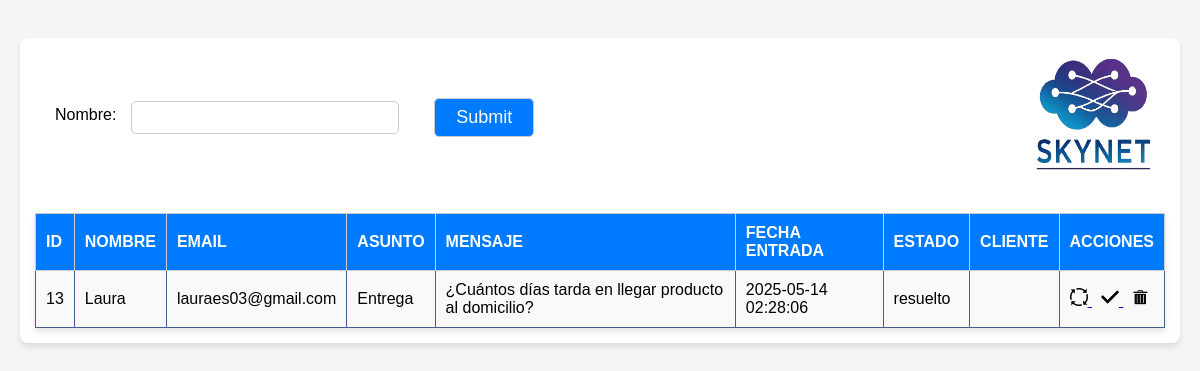
Page /Backend/soporte/list_soporte.php (signed in) on the committed database.
### tables this page shows
CREATE TABLE soporte (
    id INT PRIMARY KEY AUTO_INCREMENT, 
    nombre VARCHAR(50) NOT NULL,
    email VARCHAR(50) NOT NULL,
    asunto VARCHAR(100) NOT NULL,
    mensaje TEXT NOT NULL,
    fecha_entrada DATETIME DEFAULT CURRENT_TIMESTAMP,
    estado ENUM('pendiente', 'en proceso', 'resuelto') DEFAULT 'pendiente',
    cliente_id INT,
    created_at DATETIME DEFAULT CURRENT_TIMESTAMP,
    FOREIGN KEY (cliente_id) REFERENCES clientes(id)
);

### Backend/soporte/list_soporte.php (the view, shortened to what this page needs)
<?php
    require_once(__DIR__ . '/../../conectordb/conectordb.php');
$consulta_soporte = "SELECT s.id as id, s.nombre as nombre, s.email as email, s.asunto as asunto, s.mensaje as mensaje,
                    s.fecha_entrada as fecha_entrada, s.estado as estado, s.cliente_id as cliente, s.created_at
                    FROM soporte s
                    LEFT JOIN clientes c ON s.cliente_id = c.id";
$consulta_soporte .= " ORDER BY s.nombre ASC";
$listado_soporte = mysqli_query( $conexion, $consulta_soporte);
?>
<!DOCTYPE html>
<html lang="es">
<head>
    <link rel="stylesheet" href="../Estilos/list_soporte.css">
</head>
<body>
    <br>
    <form id="formularioproductos" method="post" action="list_soporte.php">
    <div class="filtros" style="display: flex; gap: 5px;">
    <label for="nombre" style="margin-left: 20px;">Nombre:</label>
    <input type="text" name="nombre" id='nombre' style="width: 250px; height: 15px; margin-right: 30px; margin-left: 10px;">
    <input type="submit" style="width: 100px; font-size: 18px; background-color: #007bff; color: rgb(255, 255, 255)"></input>
    <div class="logo">
        <a href="/Backend">
        <img src="../logo.png" style="height: 120px; width: 120px;">
        </a>
    </div>
    </div>
    <br>
    <br>
    <?php
                echo "<table class=tabla> <tr> <th> id </th> <th> Nombre </th> <th> Email </th> <th> Asunto </th> <th> Mensaje </th><th> Fecha Entrada </th> <th> Estado </th> <th> Cliente</th><th> Acciones</th></tr>";
                while ($fila = mysqli_fetch_array($listado_soporte)) {
                    echo "<tr><td>".$fila['id']."</td>
                    <td>".$fila['nombre']."</td>
                    <td>".$fila['email']."</td>
                    <td>".$fila['asunto']."</td>
                    <td>".$fila['mensaje']."</td>
                    <td>".$fila['fecha_entrada']."</td>
                    <td>".$fila['estado']."</td>
                    <td>".$fila['cliente']."</td>
                    <td> <a href='proceso_soporte.php? id=".$fila['id']."'> <img src='../Productos/imagenes/proceso.png' class='bmea'> </a>&nbsp;
                    <a href='finalizar_soporte.php? id=".$fila['id']."'> <img src='../Productos/imagenes/check.png' class='bmea'> </a>&nbsp;
                    <a href='borrar_soporte.php? id=".$fila['id']."'> <img src='../Productos/imagenes/borrar.png' class='bmea'> </a></td></tr>";
                }
                echo  "</table>";
                ?>
        </form>
</html>

### Backend/Estilos/list_soporte.css (style rules this page uses)
body { font-family: Arial, sans-serif; background-color: #f5f5f5; margin: 0; padding: 20px; }
form { background-color: #ffffff; padding: 15px; border-radius: 8px; box-shadow: 0px 4px 6px rgba(0, 0, 0, 0.1); max-width: 100%; margin: auto; }
.filtros { display: flex; align-items: center; justify-content: space-between; width: 100%; }
.logo { margin-left: auto; display: flex; align-items: center; margin-right: 1%; }
.logo img { height: 130px; width: 80px; }
select, .filtros input { padding: 8px; margin-top: 5px; border: 1px solid #ccc; border-radius: 5px; }
table { width: 100%; border-collapse: collapse; background-color: white; box-shadow: 0px 4px 6px rgba(0, 0, 0, 0.1); }
th, td { padding: 10px; border: 1px solid #ccc; text-align: left; }
th { background-color: #007bff; color: white; text-transform: uppercase; }
tr:nth-child(even) { background-color: #f9f9f9; }
.bmea { width: 18px; height: 18px; }
td:nth-child(8) { text-align: center; }

### Backend/soporte/list_soporte.php (style rules this page uses)
table { border: 1px solid rgb(89, 97, 168); width: 100%; }
td { border: 1px solid rgb(71, 94, 143) }
tr { border: 1px solid rgb(71, 96, 125) }

### rows in the picture
soporte: id "13", nombre "Laura", email "lauraes03@gmail.com", asunto "Entrega", mensaje "¿Cuántos días tarda en llegar producto al domicilio?", fecha_entrada "2025-05-14 02:28:06", estado "resuelto"
